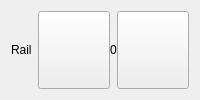
                                  <widget class="QWidget" name="widget_24" native="true">
                                   <layout class="QHBoxLayout" name="horizontalLayout_6">
                                    <item>
                                     <widget class="QLabel" name="label_5">
                                      <property name="sizePolicy">
                                       <sizepolicy hsizetype="Fixed" vsizetype="Fixed">
                                        <horstretch>0</horstretch>
                                        <verstretch>0</verstretch>
                                       </sizepolicy>
                                      </property>
                                      <property name="text">
                                       <string>Rail</string>
                                      </property>
                                     </widget>
                                    </item>
                                    <item>
                                     <widget class="QWidget" name="widget_75" native="true">
                                      <layout class="QHBoxLayout" name="horizontalLayout_26">
                                       <property name="spacing">
                                        <number>0</number>
                                       </property>
                                       <property name="leftMargin">
                                        <number>0</number>
                                       </property>
                                       <property name="topMargin">
                                        <number>0</number>
                                       </property>
                                       <property name="rightMargin">
                                        <number>0</number>
                                       </property>
                                       <property name="bottomMargin">
                                        <number>0</number>
                                       </property>
                                       <item>
                                        <widget class="QPushButton" name="pushButton_18">
                                         <property name="sizePolicy">
                                          <sizepolicy hsizetype="Preferred" vsizetype="Preferred">
                                           <horstretch>0</horstretch>
                                           <verstretch>0</verstretch>
                                          </sizepolicy>
                                         </property>
                                         <property name="minimumSize">
                                          <size>
                                           <width>0</width>
                                           <height>50</height>
                                          </size>
                                         </property>
                                         <property name="maximumSize">
                                          <size>
                                           <width>16777215</width>
                                           <height>16777215</height>
                                          </size>
                                         </property>
                                         <property name="cursor">
                                          <cursorShape>PointingHandCursor</cursorShape>
                                         </property>
                                         <property name="text">
                                          <string/>
                                         </property>
                                         <property name="icon">
                                          <iconset resource="QSS/QSS_Resources.qrc">
                                           <normaloff>:/icons/Icons/minus.png</normaloff>:/icons/Icons/minus.png</iconset>
                                         </property>
                                         <property name="iconSize">
                                          <size>
                                           <width>50</width>
                                           <height>50</height>
                                          </size>
                                         </property>
                                        </widget>
                                       </item>
                                       <item>
                                        <widget class="QLabel" name="label_9">
                                         <property name="sizePolicy">
                                          <sizepolicy hsizetype="Fixed" vsizetype="Fixed">
                                           <horstretch>0</horstretch>
                                           <verstretch>0</verstretch>
                                          </sizepolicy>
                                         </property>
                                         <property name="text">
                                          <string>0</string>
                                         </property>
                                        </widget>
                                       </item>
                                       <item>
                                        <widget class="QPushButton" name="pushButton_19">
                                         <property name="sizePolicy">
                                          <sizepolicy hsizetype="Preferred" vsizetype="Preferred">
                                           <horstretch>0</horstretch>
                                           <verstretch>0</verstretch>
                                          </sizepolicy>
                                         </property>
                                         <property name="minimumSize">
                                          <size>
                                           <width>0</width>
                                           <height>50</height>
                                          </size>
                                         </property>
                                         <property name="cursor">
                                          <cursorShape>PointingHandCursor</cursorShape>
                                         </property>
                                         <property name="text">
                                          <string/>
                                         </property>
                                         <property name="icon">
                                          <iconset resource="QSS/QSS_Resources.qrc">
                                           <normaloff>:/icons/Icons/plus.png</normaloff>:/icons/Icons/plus.png</iconset>
                                         </property>
                                         <property name="iconSize">
                                          <size>
                                           <width>50</width>
                                           <height>50</height>
                                          </size>
                                         </property>
                                        </widget>
                                       </item>
                                      </layout>
                                     </widget>
                                    </item>
                                   </layout>
                                  </widget>
